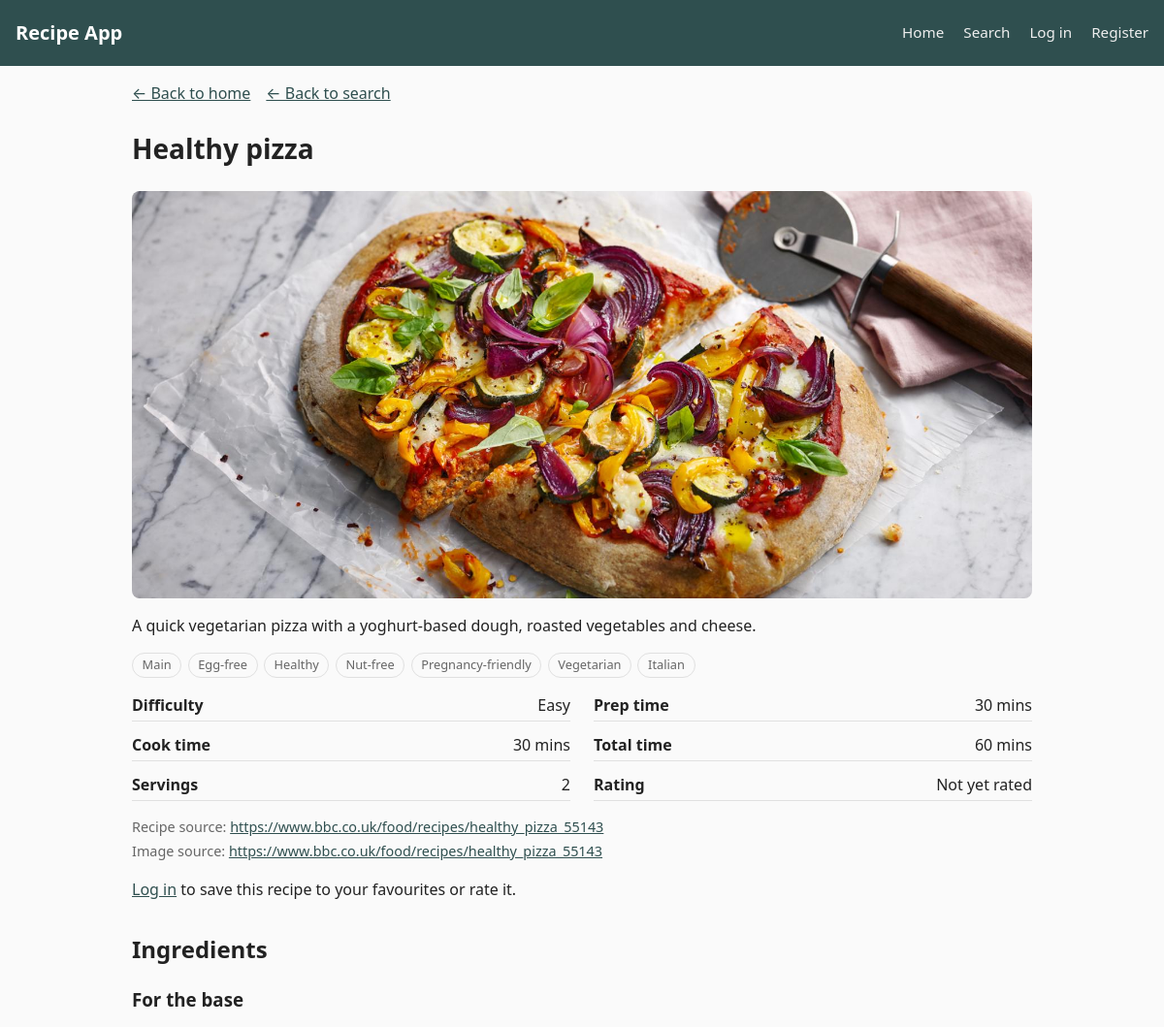
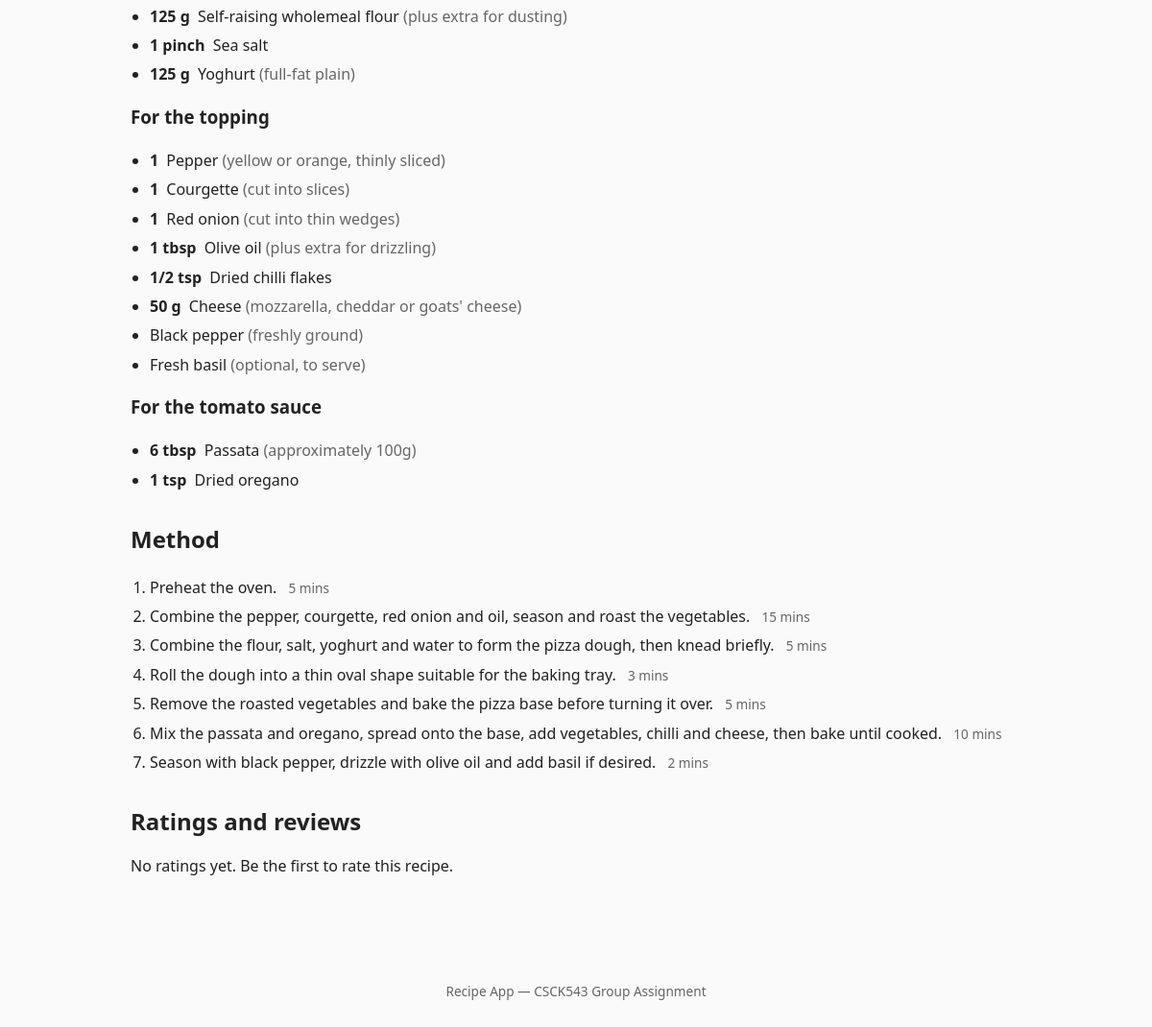
The app's page /recipe.php?id=8 with its own data (2 pictures, top to bottom).
### tables this page shows
CREATE TABLE `recipes` (
  `recipe_id` int NOT NULL AUTO_INCREMENT,
  `title` varchar(150) NOT NULL,
  `description` text,
  `prep_time_minutes` int NOT NULL,
  `cook_time_minutes` int NOT NULL,
  `servings` int DEFAULT NULL,
  `difficulty` enum('Easy','Medium','Hard') NOT NULL DEFAULT 'Easy',
  `image_path` varchar(255) DEFAULT NULL,
  `source_url` varchar(500) DEFAULT NULL,
  `created_at` timestamp NULL DEFAULT CURRENT_TIMESTAMP,
  PRIMARY KEY (`recipe_id`),
  KEY `idx_recipes_title` (`title`),
  KEY `idx_recipes_difficulty` (`difficulty`),
  KEY `idx_recipes_prep_time` (`prep_time_minutes`),
  KEY `idx_recipes_cook_time` (`cook_time_minutes`)
);

CREATE TABLE `categories` (
  `category_id` int NOT NULL AUTO_INCREMENT,
  `category_name` varchar(100) NOT NULL,
  `category_type` enum('Course','Dietary','Cuisine','Other') NOT NULL DEFAULT 'Other',
  PRIMARY KEY (`category_id`),
  UNIQUE KEY `category_name` (`category_name`,`category_type`),
  KEY `idx_categories_type` (`category_type`)
);

CREATE TABLE `recipe_ingredients` (
  `recipe_ingredient_id` int NOT NULL AUTO_INCREMENT,
  `recipe_id` int NOT NULL,
  `ingredient_id` int NOT NULL,
  `quantity` varchar(50) DEFAULT NULL,
  `unit` varchar(50) DEFAULT NULL,
  `notes` varchar(255) DEFAULT NULL,
  `section_name` varchar(100) DEFAULT NULL,
  `display_order` int NOT NULL,
  PRIMARY KEY (`recipe_ingredient_id`),
  UNIQUE KEY `recipe_id` (`recipe_id`,`display_order`),
  KEY `ingredient_id` (`ingredient_id`),
  CONSTRAINT `recipe_ingredients_ibfk_1` FOREIGN KEY (`recipe_id`) REFERENCES `recipes` (`recipe_id`) ON DELETE CASCADE,
  CONSTRAINT `recipe_ingredients_ibfk_2` FOREIGN KEY (`ingredient_id`) REFERENCES `ingredients` (`ingredient_id`) ON DELETE CASCADE
);

CREATE TABLE `ingredients` (
  `ingredient_id` int NOT NULL AUTO_INCREMENT,
  `ingredient_name` varchar(150) NOT NULL,
  PRIMARY KEY (`ingredient_id`),
  UNIQUE KEY `ingredient_name` (`ingredient_name`),
  KEY `idx_ingredients_name` (`ingredient_name`)
);

CREATE TABLE `recipe_steps` (
  `step_id` int NOT NULL AUTO_INCREMENT,
  `recipe_id` int NOT NULL,
  `step_number` int NOT NULL,
  `instruction` text NOT NULL,
  `duration_minutes` int NOT NULL,
  PRIMARY KEY (`step_id`),
  UNIQUE KEY `recipe_id` (`recipe_id`,`step_number`),
  CONSTRAINT `recipe_steps_ibfk_1` FOREIGN KEY (`recipe_id`) REFERENCES `recipes` (`recipe_id`) ON DELETE CASCADE
);

### recipe.php (the view, shortened to what the rows shown need)
<?php
require_once 'includes/db.php';
require_once 'includes/auth.php';
require_once 'includes/recipes_data.php';
$recipeId = (int) ($_GET['id'] ?? 0);
$recipe = getRecipeById($recipeId);
    ?>
    <?php
$isFavourited = false;
$totalTime =
    $recipe['prep_time_minutes']
    + $recipe['cook_time_minutes'];
$ingredientSections = [];
foreach ($recipe['ingredients'] as $ingredient) {
    $section =
        $ingredient['section_name'] ?? '';
    $ingredientSections[$section][] =
        $ingredient;
}
require_once 'includes/header.php';
?>
<article class="recipe-detail">
    <header class="recipe-detail-header">
        <h1>
            <?= htmlspecialchars(
                $recipe['title']
            ) ?>
        </h1>
        <?php if (!empty($recipe['image_path'])): ?>
            <img
                src="<?= htmlspecialchars(
                    $recipe['image_path']
                ) ?>"
                alt=""
                class="recipe-detail-image"
            >
        <?php endif; ?>
        <p>
            <?= htmlspecialchars(
                $recipe['description']
            ) ?>
        </p>
        <ul class="tag-list">
            <?php foreach ($recipe['categories'] as $category): ?>
                <li class="tag">
                    <?= htmlspecialchars(
                        $category['category_name']
                    ) ?>
                </li>
            <?php endforeach; ?>
        </ul>
        <dl class="recipe-facts">
            <div>
                <dt>Difficulty</dt>
                <dd>
                    <?= htmlspecialchars(
                        $recipe['difficulty']
                    ) ?>
                </dd>
            </div>
            <div>
                <dt>Prep time</dt>
                <dd>
                    <?= (int) $recipe['prep_time_minutes'] ?>
                    mins
                </dd>
            </div>
            <div>
                <dt>Cook time</dt>
                <dd>
                    <?= (int) $recipe['cook_time_minutes'] ?>
                    mins
                </dd>
            </div>
            <div>
                <dt>Total time</dt>
                <dd>
                    <?= (int) $totalTime ?> mins
                </dd>
            </div>
            <div>
                <dt>Servings</dt>
                <dd>
                    <?= htmlspecialchars(
                        (string) (
                            $recipe['servings'] ?? 'N/A'
                        )
                    ) ?>
                </dd>
            </div>
            <div>
            </div>
        </dl>
        <?php if (!empty($recipe['source_url'])): ?>
            <div class="recipe-source">
                <p>
                    Recipe source:
                    <a
                        href="<?= htmlspecialchars(
                            $recipe['source_url']
                        ) ?>"
                        target="_blank"
                        rel="noopener noreferrer"
                    >
                        <?= htmlspecialchars(
                            $recipe['source_url']
                        ) ?>
                    </a>
                </p>
                <?php if (!empty($recipe['image_path'])): ?>
                    <p>
                        Image source:
                        <a
                            href="<?= htmlspecialchars(
                                $recipe['source_url']
                            ) ?>"
                            target="_blank"
                            rel="noopener noreferrer"
                        >
                            <?= htmlspecialchars(
                                $recipe['source_url']
                            ) ?>
                        </a>
                    </p>
                <?php endif; ?>
            </div>
        <?php endif; ?>
        <?php if (isLoggedIn()): ?>
            <form
                method="POST"
                action="recipe.php?id=<?= (int) $recipeId ?>"
            >
                <input
                    type="hidden"
                    name="csrf_token"
                    value="<?= htmlspecialchars(
                        csrfToken()
                    ) ?>"
                >
                <input
                    type="hidden"
                    name="action"
                    value="toggle_favourite"
                >
                <button
                    type="submit"
                    class="btn <?= $isFavourited
                        ? 'btn-secondary'
                        : 'btn-primary' ?>"
                >
                    <?= $isFavourited
                        ? 'Remove from favourites'
                        : 'Save to favourites' ?>
                </button>
            </form>
        <?php else: ?>
            <p>
                <a href="login.php">Log in</a>
                to save this recipe to your favourites or rate it.
            </p>
        <?php endif; ?>
    </header>
    <section class="recipe-section">
        <h2>Ingredients</h2>
        <?php foreach ($ingredientSections as $sectionName => $items): ?>
            <?php if ($sectionName !== ''): ?>
                <h3>
                    <?= htmlspecialchars(
                        $sectionName
                    ) ?>
                </h3>
            <?php endif; ?>
            <ul class="ingredient-list">
                <?php foreach ($items as $item): ?>
                    <li>
                        <?php if ($item['quantity']): ?>
                            <span class="ingredient-qty">
                                <?= htmlspecialchars(
                                    $item['quantity']
                                ) ?>
                                <?= $item['unit']
                                    ? ' ' . htmlspecialchars(
                                        $item['unit']
                                    )
                                    : '' ?>
                            </span>
                        <?php endif; ?>
                        <?= htmlspecialchars(
                            $item['ingredient_name']
                        ) ?>
                        <?php if ($item['notes']): ?>
                            <span class="ingredient-notes">
                                (<?= htmlspecialchars(
                                    $item['notes']
                                ) ?>)
                            </span>
                        <?php endif; ?>
                    </li>
                <?php endforeach; ?>
            </ul>
        <?php endforeach; ?>
    </section>
    <section class="recipe-section">
        <h2>Method</h2>
        <ol class="step-list">
            <?php foreach ($recipe['steps'] as $step): ?>
                <li>
                    <span class="step-text">
                        <?= htmlspecialchars(
                            $step['instruction']
                        ) ?>
                    </span>
                    <span class="step-duration">
                        <?= (int) $step['duration_minutes'] ?>
                        mins
                    </span>
                </li>
            <?php endforeach; ?>
        </ol>
    </section>
    <section class="recipe-section recipe-ratings">
        <h2>Ratings and reviews</h2>
    </section>
</article>
<?php require_once 'includes/footer.php'; ?>

### records on screen
recipes: title "Healthy pizza", image_path (picture), description "A quick vegetarian pizza with a yoghurt-based dough, roasted vegetables and cheese.", difficulty "Easy", prep_time_minutes "30", cook_time_minutes "30", totalTime "60", servings "2", source_url "https://www.bbc.co.uk/food/recipes/healthy_pizza_55143"
categories: category_name "Main"
categories: category_name "Egg-free"
categories: category_name "Healthy"
categories: category_name "Nut-free"
categories: category_name "Pregnancy-friendly"
categories: category_name "Vegetarian"
categories: category_name "Italian"
recipe_ingredients: quantity "125", unit "g", ingredient.ingredient_name "Self-raising wholemeal flour", notes "plus extra for dusting"
recipe_ingredients: quantity "1", unit "pinch", ingredient.ingredient_name "Sea salt"
recipe_ingredients: quantity "125", unit "g", ingredient.ingredient_name "Yoghurt", notes "full-fat plain"
recipe_ingredients: quantity "1", ingredient.ingredient_name "Pepper", notes "yellow or orange, thinly sliced"
recipe_ingredients: quantity "1", ingredient.ingredient_name "Courgette", notes "cut into slices"
recipe_ingredients: quantity "1", ingredient.ingredient_name "Red onion", notes "cut into thin wedges"
recipe_ingredients: quantity "1", unit "tbsp", ingredient.ingredient_name "Olive oil", notes "plus extra for drizzling"
recipe_ingredients: quantity "1/2", unit "tsp", ingredient.ingredient_name "Dried chilli flakes"
recipe_ingredients: quantity "50", unit "g", ingredient.ingredient_name "Cheese", notes "mozzarella, cheddar or goats' cheese"
recipe_ingredients: ingredient.ingredient_name "Black pepper", notes "freshly ground"
recipe_ingredients: ingredient.ingredient_name "Fresh basil", notes "optional, to serve"
recipe_ingredients: quantity "6", unit "tbsp", ingredient.ingredient_name "Passata", notes "approximately 100g"
recipe_ingredients: quantity "1", unit "tsp", ingredient.ingredient_name "Dried oregano"
recipe_steps: instruction "Preheat the oven.", duration_minutes "5"
recipe_steps: instruction "Combine the pepper, courgette, red onion and oil, season and roast the vegetables.", duration_minutes "15"
recipe_steps: instruction "Combine the flour, salt, yoghurt and water to form the pizza dough, then knead briefly.", duration_minutes "5"
recipe_steps: instruction "Roll the dough into a thin oval shape suitable for the baking tray.", duration_minutes "3"
recipe_steps: instruction "Remove the roasted vegetables and bake the pizza base before turning it over.", duration_minutes "5"
recipe_steps: instruction "Mix the passata and oregano, spread onto the base, add vegetables, chilli and cheese, then bake until cooked.", duration_minutes "10"
recipe_steps: instruction "Season with black pepper, drizzle with olive oil and add basil if desired.", duration_minutes "2"

### other values on screen
$sectionName "For the base"
$sectionName "For the topping"
$sectionName "For the tomato sauce"
